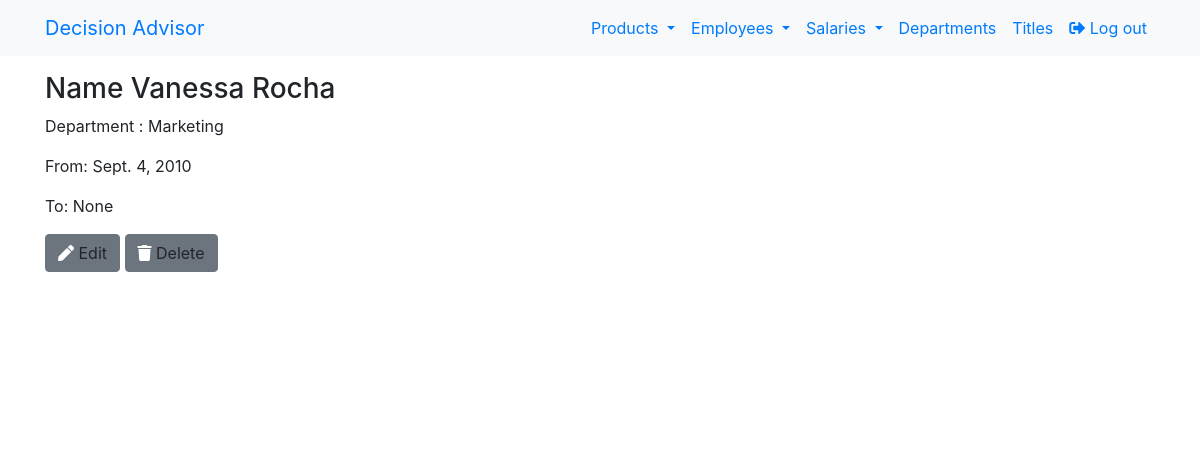
/management/deptemployee/detail/1/ (signed in), run on the app's committed database.
### management/models.py (models this page shows, shortened)
class DeptEmployee(models.Model):
    emp_no = models.OneToOneField(Employee, on_delete=models.DO_NOTHING)
    dept_no = models.ForeignKey(Departments, on_delete=models.DO_NOTHING)
    from_date = models.DateField(null=True)
    to_date = models.DateField(null = True)
    class Meta:
        unique_together = (('emp_no', 'dept_no'),)
    objects = models.Manager()

class Employee(models.Model):
    GENDER_CHOICES = (
        ('M', 'Male'),
        ('F', 'Female'),
    )
    emp_no = models.AutoField(primary_key=True, null=False)
    birth_date = models.DateField(null=True)
    first_name = models.CharField(max_length=14)
    last_name = models.CharField(max_length=16)
    gender = models.CharField(max_length=1, null=True, choices=GENDER_CHOICES)
    hire_date = models.DateField(null=True)
    class Meta:
        db_table = 'employees'
        ordering = ['hire_date']
    def __str__(self):
        return self.first_name + ' ' + self.last_name
    objects = models.Manager()

class Departments(models.Model):
    dept_no = models.AutoField(primary_key=True, null=False)
    dept_name = models.CharField(unique=True, max_length=40)
    class Meta:
        db_table = 'departments'
    def __str__(self):
        return self.dept_name
    objects = models.Manager()

### management/views.py (the view)
# urls.py: path('deptemployee/detail/<int:pk>/', views.DeptEmployeeDetailView.as_view(), name='dept_employee_detail'),
class DeptEmployeeDetailView(LoginRequiredMixin, DetailView):
    model = DeptEmployee

### management/templates/management/deptemployee_detail.html
{% extends "base.html" %}
{% block content %}
<h3>Name {{deptemployee.emp_no}} </h3>
<p> Department : {{deptemployee.dept_no}}</p>
<p> From: {{deptemployee.from_date}} </p>
<p> To: {{deptemployee.to_date}} </p>
{% if user.is_authenticated %}
  <a class='btn btn-secondary' href="{% url 'management:deptemployee_update' pk=deptemployee.pk %}">
    <span class='fas fa-pen'></span>
    <span class="text-body icon-label">Edit</span>
  </a>
  <a class='btn btn-secondary' href="{% url 'management:deptemployee_delete' pk=deptemployee.pk %}">
    <i class="fas fa-trash"></i>
    <span class="text-body icon-label">Delete</span>
  </a>
{% endif %}
{% endblock content %}

### data on the page
DeptEmployee: emp_no "Vanessa Rocha", dept_no "Marketing", from_date "Sept. 4, 2010", to_date "None"
